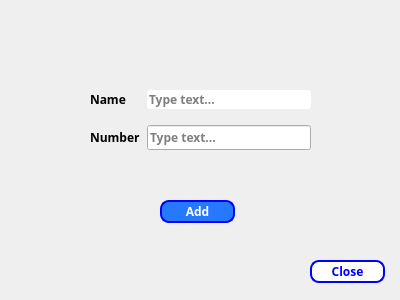
<?xml version="1.0" encoding="UTF-8"?>
<ui version="4.0">
 <class>Add_Contact</class>
 <widget class="QDialog" name="Add_Contact">
  <property name="geometry">
   <rect>
    <x>0</x>
    <y>0</y>
    <width>400</width>
    <height>300</height>
   </rect>
  </property>
  <property name="font">
   <font>
    <family>Nunito SemiBold</family>
    <weight>75</weight>
    <bold>true</bold>
   </font>
  </property>
  <property name="windowTitle">
   <string>Dialog</string>
  </property>
  <widget class="QWidget" name="gridLayoutWidget">
   <property name="geometry">
    <rect>
     <x>90</x>
     <y>80</y>
     <width>221</width>
     <height>81</height>
    </rect>
   </property>
   <layout class="QGridLayout" name="gridLayout">
    <item row="1" column="0">
     <widget class="QLabel" name="text_number">
      <property name="text">
       <string>Number</string>
      </property>
     </widget>
    </item>
    <item row="0" column="0">
     <widget class="QLabel" name="text_name">
      <property name="text">
       <string>Name</string>
      </property>
     </widget>
    </item>
    <item row="1" column="1">
     <widget class="QLineEdit" name="set_number">
      <property name="text">
       <string/>
      </property>
      <property name="placeholderText">
       <string>Type text...</string>
      </property>
     </widget>
    </item>
    <item row="0" column="1">
     <widget class="QLineEdit" name="set_name">
      <property name="styleSheet">
       <string notr="true">QLineEdit
{
border-radius:3
}
</string>
      </property>
      <property name="text">
       <string/>
      </property>
      <property name="placeholderText">
       <string>Type text...</string>
      </property>
     </widget>
    </item>
   </layout>
  </widget>
  <widget class="QPushButton" name="pushButton">
   <property name="geometry">
    <rect>
     <x>160</x>
     <y>200</y>
     <width>75</width>
     <height>23</height>
    </rect>
   </property>
   <property name="styleSheet">
    <string notr="true">QPushButton{
background : #2679ff;
border-radius : 9;
border: 2px solid blue;
color: white;
}
QPushButton::hover
{
	background : #2a67c9;
}
</string>
   </property>
   <property name="text">
    <string>Add</string>
   </property>
   <property name="icon">
    <iconset resource="icons.qrc">
     <normaloff>:/system/ico/contact (1).png</normaloff>:/system/ico/contact (1).png</iconset>
   </property>
  </widget>
  <widget class="QPushButton" name="pushButton_2">
   <property name="geometry">
    <rect>
     <x>310</x>
     <y>260</y>
     <width>75</width>
     <height>23</height>
    </rect>
   </property>
   <property name="font">
    <font>
     <family>Nunito SemiBold</family>
     <weight>75</weight>
     <bold>true</bold>
    </font>
   </property>
   <property name="styleSheet">
    <string notr="true">QPushButton{
background : white;
border-radius : 9;
border: 2px solid blue;
color: blue;
}
QPushButton::hover
{
	background : #2679ff;
	color:white;
}
</string>
   </property>
   <property name="text">
    <string>Close</string>
   </property>
   <property name="icon">
    <iconset resource="icons.qrc">
     <normaloff>:/system/ico/error.png</normaloff>:/system/ico/error.png</iconset>
   </property>
  </widget>
 </widget>
 <resources>
  <include location="icons.qrc"/>
 </resources>
 <connections>
  <connection>
   <sender>pushButton_2</sender>
   <signal>clicked()</signal>
   <receiver>Add_Contact</receiver>
   <slot>close()</slot>
   <hints>
    <hint type="sourcelabel">
     <x>349</x>
     <y>274</y>
    </hint>
    <hint type="destinationlabel">
     <x>333</x>
     <y>207</y>
    </hint>
   </hints>
  </connection>
 </connections>
</ui>
